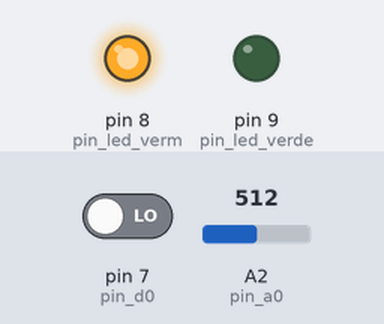
A sketch run on a simulated Arduino Uno, built with avr-gcc and run on an emulated ATmega328P. Shown: output pins drawn as LEDs (lit = HIGH). The inputs (shaded band) are chosen by the test bench; at power-on: A2 (pin_a0) = 512, pin 7 (pin_d0) LOW. WiFi joins after 1.5 s; servers stay silent unless stated.

Above: at 3.0 s.
3.1 s: A2 (pin_a0) set to 262
5.0 s: A2 (pin_a0) set to 242
At 6.8 s:
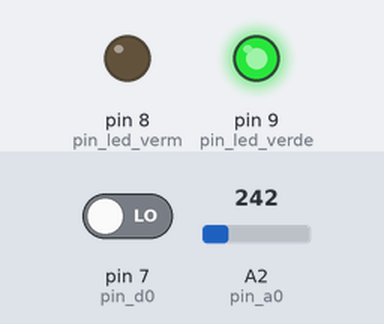
7.3 s: A2 (pin_a0) set to 306
At 8.3 s:
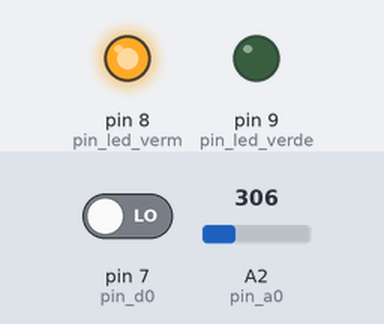
9.3 s: A2 (pin_a0) set to 122
At 11.1 s:
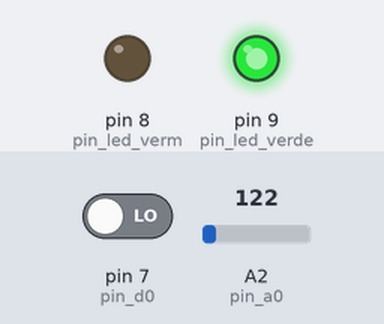
Timing chart, 0 to 12.3 s (numbered marks = the images above; inputs shaded):
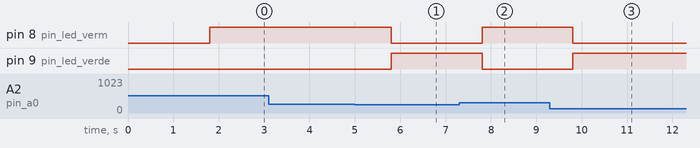

Measured:
- the behaviour switches between 251 and 250 on A2 (pin_a0) (found by bisection; images 0 and 1)
- after the input at 3.1 s, every drawn part: stays the same
- after the input at 5.0 s, pin 8 (pin_led_verm): HIGH → LOW after 0.81 s; pin 9 (pin_led_verde): LOW → HIGH after 0.81 s
- after the input at 7.3 s, pin 8 (pin_led_verm): LOW → HIGH after 0.51 s; pin 9 (pin_led_verde): HIGH → LOW after 0.51 s
- after the input at 9.3 s, pin 8 (pin_led_verm): HIGH → LOW after 0.51 s; pin 9 (pin_led_verde): LOW → HIGH after 0.51 s

The sketch:

mq2_1.ino
```cpp
#include <SoftwareSerial.h>
SoftwareSerial DebugSerial(2, 3); // RX, TX
#include <SPI.h>

#define BLYNK_PRINT DebugSerial
#include <BlynkSimpleStream.h>

// You should get Auth Token in the Blynk App.
// Go to the Project Settings (nut icon).
char auth[] = "c7421dc8d43c4f67afb9b01f21fcc952";

// Definicoes dos pinos dos leds e buzzer
int pin_led_verm = 8;
int pin_led_verde = 9;

// Definicoes dos pinos ligados ao sensor
int pin_d0 = 7;
int pin_a0 = A2;

int nivel_sensor = 250;

WidgetLCD lcd(V1);

void setup()
{
  // Debug console
  DebugSerial.begin(9600);

  // Blynk will work through Serial
  Blynk.begin(auth, Serial);
  // Define os pinos de leitura do sensor como entrada
  pinMode(pin_d0, INPUT);
  pinMode(pin_a0, INPUT);
  // Define pinos leds e buzzer como saida
  pinMode(pin_led_verm, OUTPUT);
  pinMode(pin_led_verde, OUTPUT);
  // Inicializa a serial
  Serial.begin(9600);

  lcd.clear();
}

void loop()
{
  Blynk.run();
  // Le os dados do pino digital D0 do sensor
  int valor_digital = digitalRead(pin_d0);
  // Le os dados do pino analogico A0 do sensor
  int valor_analogico = analogRead(pin_a0);
  // Mostra os dados no serial monitor
  //Serial.print("Pino D0 : ");
  //Serial.print(valor_digital);
  //Serial.print(" Pino A0 : ");
  Blynk.virtualWrite(V0, valor_analogico);
  //Serial.println(valor_analogico);
  // Verifica o nivel de gas/fumaca detectado
  if (valor_analogico > nivel_sensor)
  {
    // Liga o buzzer e o led vermelho, e
    // desliga o led verde
    lcd.clear();
    lcd.print(0, 0, "Vazamento");
    lcd.print(0, 1, "Detectado!");
    digitalWrite(pin_led_verm, HIGH);
    digitalWrite(pin_led_verde, LOW);

  }
  else
  {
    // Desliga o buzzer e o led vermelho, e
    // liga o led verde
    lcd.clear();
    lcd.print(0, 0, "OK");
    digitalWrite(pin_led_verm, LOW);
    digitalWrite(pin_led_verde, HIGH);
  }
  delay(1000);
}
```
